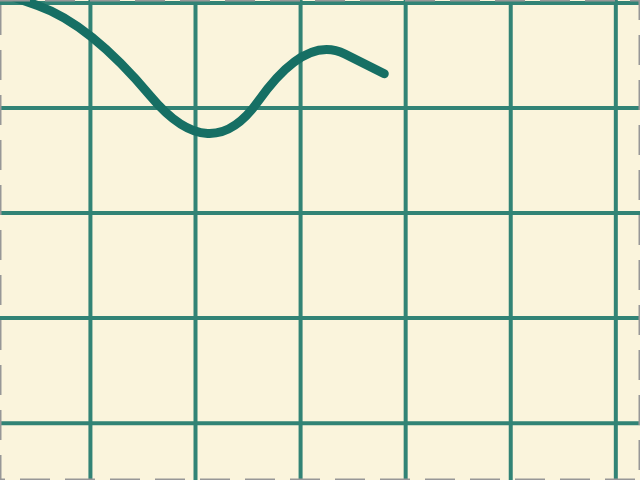
#> input picture reports/evidence/board/camera/android-ended.png, 640 x 480 px
$ python -i check_camera.py   (imports and definitions only)
#> lines starting #> are read from the running program, lines starting #| are printed output that depends on the picture; after the words box and inside, x2 and y2 are one past the last pixel; in counts of white or black regions, pixels touching at a corner belong together
"""Compare camera timing, native frames, ZIP edits and all imported ObjectBox matrix values."""
import argparse
from collections import defaultdict
import hashlib
import json
import math
from pathlib import Path

import numpy as np
from PIL import Image

from check_native_page_recording import ROOT,database,from_zip,schema_reader
from compare_sketch_render import paper_rectangle
from verify_camera_variants import camera_commands,matrix

PEN=[22,111,100]
FIELDS=('scaleX','skewX','transX','skewY','scaleY','transY','perSp0','perSp1','perSp2')

def near(a,b):
    return all(math.isclose(x,y,abs_tol=.0002) for x,y in zip(a,b,strict=True))

def ink(file,box=None):
    im=Image.open(file).convert('RGB')
    if box:
        im=im.crop(box)
    mask=Image.fromarray(np.all(np.asarray(im)==PEN,axis=2))
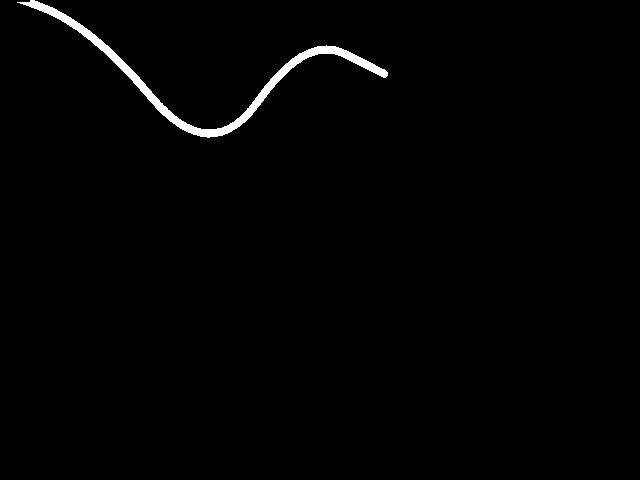
#> mask: PIL image 640x480 1; 1.1% white; 1 white region, box (x1, y1, x2, y2) and area: (17, 0, 388, 138) 3496
    if box:
        mask=mask.resize((640,480),Image.Resampling.NEAREST)
    assert mask.size==(640,480)
    return np.asarray(mask)

# [101 lines left out: functions compare, verify, not called in this run]

# [4 lines not run here, left out]

>>> result = ink('../../reports/evidence/board/camera/android-ended.png')
